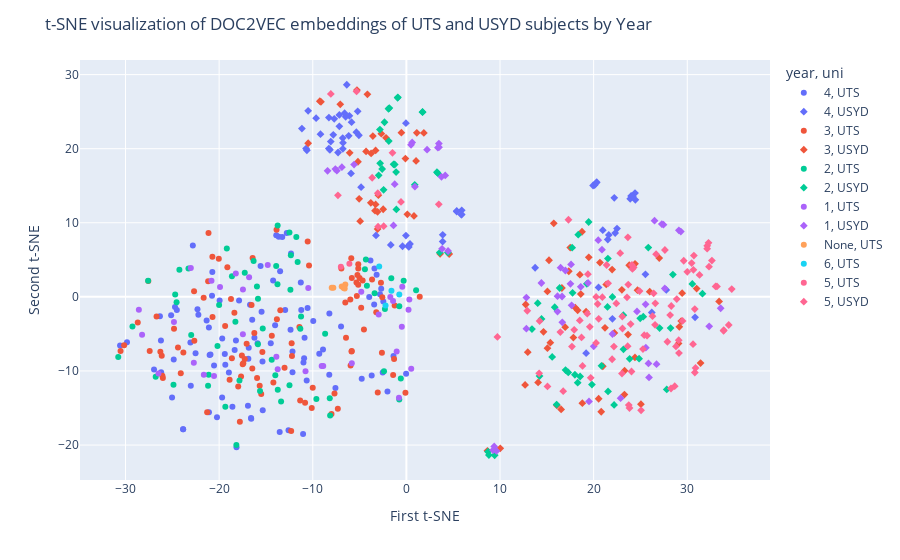

The notebook cell saved with this chart:
### Code cell
show_year_plot("doc2vec")

### Figure 1 — Plotly figure (JSON) as saved in the notebook; plotly's stock layout.template omitted (floating-point values rounded to 4 significant figures; data arrays with more than 128 entries replaced by an {"elided": "..."} marker saying what was removed)
{"data": [{"customdata": {"elided": "96x2 str values"}, "hovertemplate": "year=4<br>uni=%{customdata[1]}<br>x=%{x}<br>y=%{y}<br>subject_code=%{customdata[0]}<extra></extra>", "legendgroup": "4, UTS", "marker": {"color": "#636efa", "symbol": "circle"}, "mode": "markers", "name": "4, UTS", "orientation": "v", "showlegend": true, "type": "scatter", "x": [-16.59, -12.59, -0.03156, -14.49, -6.98, -9.306, -16.23, -22.81, -23.03, -14.24, -12.37, -8.238, -13.63, -18.34, -15.57, -15.9, -11.23, -16.88, -18.15, -21.02, -19.34, -17.87, -20.23, -3.18, -3.443, -26.19, -19.67, -12.78, -16.92, -23.07, -10.65, -2.02, -15.47, -21.09, -12.32, -12.17, -8.906, -24.71, -19.68, -2.464, -11.28, -20.93, -13.26, -26.95, -30.58, -3.837, -19.95, -11.04, -12.95, -23.85, -19.39, -24.52, -4.772, -2.691, -29.84, -10.99, -22.52, -13.53, -1.379, -15.34, -18.96, -3.41, -23.84, -25.13, -25.03, -2.82, -3.97, -20.55, -14.02, -16.7, -16.47, -15.37, -9.949, -10.88, -2.53, -21.09, -22.22, -10.55, -8.228, -20.76, -20.73, -24.85, -13.49, -7.579, -18.21, -26.33, -13.9, -3.708, -26.22, -16.57, -16.84, -10.92, -12.17, -21.34, -18.58, -22.32], "xaxis": "x", "y": [-16.35, -17.99, -10.38, -6.262, -3.994, -7.688, -5.523, 6.933, -11.99, 2.213, -4.444, -10.52, 8.126, -7.184, 4.157, -6.245, -1.756, -8.352, -20.29, -7.861, -9.167, -0.5019, -16.25, 2.993, -1.042, -10.17, -5.611, 8.608, -14.69, -6.163, -11.3, -12.78, -2.009, -4.139, 5.837, -7.371, -7.092, -1.37, -13.59, -0.624, 1.926, -7.773, 8.086, -9.809, -6.562, 4.923, -0.4936, -18.51, -1.773, -17.87, -7.726, -1.772, -11.03, 1.084, -6.141, -8.857, -7.623, -18.24, -7.967, -15.31, -10.2, 3.831, -17.87, -2.48, -13.58, 0.3629, -0.01698, -9.246, -3.843, -1.064, -3.102, -8.716, -3.269, -5.517, -10.22, -15.57, -2.407, -1.496, -2.251, 0.1455, 3.36, -8.465, 3.457, -12.29, -5.894, -2.601, 8.323, -10.61, -5.896, -16.44, -6.879, -8.294, -10.18, -3.201, -14.83, -1.655], "yaxis": "y"}, {"customdata": {"elided": "67x2 str values"}, "hovertemplate": "year=4<br>uni=%{customdata[1]}<br>x=%{x}<br>y=%{y}<br>subject_code=%{customdata[0]}<extra></extra>", "legendgroup": "4, USYD", "marker": {"color": "#636efa", "symbol": "diamond"}, "mode": "markers", "name": "4, USYD", "orientation": "v", "showlegend": true, "type": "scatter", "x": [-6.8, 23.9, 0.2587, 3.882, 0.3853, -6.086, -6.772, 20.52, -10.5, 20.11, 19.94, -5.856, -0.04954, -11.16, 25.53, -5.915, -4.84, -8.079, 21.51, 22.2, -6.788, 24.46, -6.367, 20.98, -7.161, 26.21, 24.42, -3.248, -6.486, 22.0, 13.75, 22.5, -8.284, -5.347, -7.3, -0.05011, -5.203, 5.91, -6.162, 5.906, 20.33, -10.63, 3.871, -9.175, -6.602, -0.4143, -1.668, -7.163, -9.642, 22.3, -10.72, 21.62, -7.81, 30.83, 24.0, -8.276, 24.19, -7.707, -8.17, 5.858, 5.38, 0.2126, -5.072, 5.371, 19.2, 20.22, 27.76], "xaxis": "x", "y": [21.44, 13.24, 6.743, 8.369, 7.145, 24.44, 20.79, 1.268, 25.12, 15.1, 15.03, 23.58, 8.279, 22.72, 3.047, 16.66, 14.8, 20.96, 7.743, 13.37, 19.98, 13.1, 28.63, 9.002, 23.01, -2.11, 14.0, 8.292, 24.3, -2.968, 3.933, 9.22, 20.02, 22.23, 19.49, 23.44, 25.04, 11.68, 21.73, 11.11, 15.47, 19.79, 7.465, 21.96, 24.8, 6.836, 7.015, 24.55, 24.12, 8.607, 20.02, 8.354, 21.87, -2.761, 13.63, 24.2, 13.51, 24.02, 19.84, 11.12, 11.6, 6.898, 21.81, 11.51, -7.598, 15.32, 0.9427], "yaxis": "y"}, {"customdata": {"elided": "94x2 str values"}, "hovertemplate": "year=3<br>uni=%{customdata[1]}<br>x=%{x}<br>y=%{y}<br>subject_code=%{customdata[0]}<extra></extra>", "legendgroup": "3, UTS", "marker": {"color": "#EF553B", "symbol": "circle"}, "mode": "markers", "name": "3, UTS", "orientation": "v", "showlegend": true, "type": "scatter", "x": [-17.96, -4.674, -26.13, -5.139, -24.4, -21.28, -12.31, -21.14, -20.04, -18.37, -26.68, -2.613, -10.54, -18.64, -16.46, -5.96, -30.53, -17.79, -17.06, -10.4, -18.73, -23.82, -11.43, -5.989, -10.82, -4.83, -28.69, -5.836, -7.324, -6.45, -17.57, -2.717, -5.887, -27.56, -3.061, -13.83, -10.11, -15.95, -5.332, -21.65, -27.42, -11.35, -22.68, -1.253, -22.65, -5.001, -0.1017, -5.141, -16.42, -26.01, -2.574, -24.1, -20.71, -15.38, -14.21, -6.945, -5.229, -19.12, -18.88, -17.48, -17.26, -5.293, -1.416, -19.36, -13.01, -20.72, -30.15, -26.06, -10.0, -8.0, -6.524, -5.146, -5.858, -3.22, -24.82, -12.26, -13.47, -26.28, -3.669, 1.425, -4.535, -17.42, -12.22, -15.67, -13.87, -14.37, -17.66, -16.54, -15.51, -5.827, -16.24, -1.314, -21.17, -7.678], "xaxis": "x", "y": [-12.09, 2.205, -7.935, 3.825, -6.822, -15.58, -18.11, 8.637, 5.136, -2.148, -2.66, -7.549, 7.488, -8.295, -9.668, -9.266, -7.298, -16.85, -6.335, 4.247, -0.276, -7.517, -4.064, -0.3531, -14.3, -1.473, -3.47, -7.289, -15.1, -5.531, -7.928, 1.899, 5.22, 2.148, -12.9, -3.021, -15.01, -10.94, 1.944, -0.1242, -7.297, -13.97, 0.7713, -1.158, -5.928, 2.538, -12.95, 4.409, 5.255, -10.96, -0.052, -10.3, -2.723, -7.426, -11.55, 3.842, 2.941, 4.001, -11.18, -9.091, -8.372, 0.1179, -10.54, -3.927, -9.55, 5.398, -6.535, -10.64, -12.27, -15.81, -0.7618, 1.622, -7.365, -2.088, -4.307, -6.25, -1.808, -7.415, 2.343, 0.008088, -4.41, -8.952, -7.984, -11.98, 9.058, -5.231, -10.74, -1.087, -13.11, 2.559, -4.876, -8.388, 2.112, -13.03], "yaxis": "y"}, {"customdata": {"elided": "85x2 str values"}, "hovertemplate": "year=3<br>uni=%{customdata[1]}<br>x=%{x}<br>y=%{y}<br>subject_code=%{customdata[0]}<extra></extra>", "legendgroup": "3, USYD", "marker": {"color": "#EF553B", "symbol": "diamond"}, "mode": "markers", "name": "3, USYD", "orientation": "v", "showlegend": true, "type": "scatter", "x": [1.113, -7.063, 33.4, -3.079, 1.033, 18.04, 14.07, 23.31, 16.61, 17.5, 21.21, 29.06, 21.34, 18.53, 12.96, 29.36, 15.74, 25.05, 1.866, -2.178, 29.45, 31.42, 0.8097, 12.74, 24.68, -3.287, 22.22, -10.49, 16.53, -5.281, 18.63, -4.938, 23.67, 12.68, 31.0, -4.305, 10.02, 15.06, 4.572, 27.01, 16.07, 19.19, 8.651, -9.246, 3.605, -4.163, 20.81, 29.15, -3.351, 23.01, -3.58, 24.41, 16.96, -3.077, -2.993, -3.765, -0.1045, 20.53, 15.37, -5.045, 24.42, 23.29, -2.478, -5.175, -6.056, -9.127, -2.678, 25.99, 15.07, 20.98, 15.23, 17.35, 18.76, -3.8, 18.79, 14.64, 17.84, 18.29, 23.8, 20.67, 19.48, 0.1008, -3.286, 21.97, -0.5348], "xaxis": "x", "y": [22.15, 25.99, -0.6131, 11.48, 18.35, -1.459, -11.55, -9.956, 1.199, 6.65, -4.184, -6.283, 1.675, 3.001, -7.47, -3.266, 9.929, -14.48, 22.13, 21.46, 0.5004, -8.937, 10.93, -1.027, 0.9037, 19.76, -4.868, 20.73, -15.19, 27.92, 0.3767, 10.22, -5.085, -11.88, 1.117, 19.63, -20.44, 0.7403, 5.789, 5.243, -14.65, -1.996, -20.77, 26.41, 5.804, 27.33, -15.51, -4.042, 11.64, 0.9507, 21.7, -8.179, -4.092, 9.144, 13.73, 19.36, 18.66, -13.75, -6.183, 13.23, 4.46, -13.19, 11.82, 18.23, 19.45, 26.33, 22.02, 0.7064, -6.93, -9.366, 4.944, 3.458, 8.786, 12.69, -14.35, -4.722, -5.493, -1.82, 4.271, 4.634, 5.341, 11.14, 12.48, 3.687, 22.16], "yaxis": "y"}, {"customdata": [["48221", "UTS"], ["31247", "UTS"], ["41057", "UTS"], ["43123", "UTS"], ["93201", "UTS"], ["48352", "UTS"], ["31271", "UTS"], ["41173", "UTS"], ["41076", "UTS"], ["41308", "UTS"], ["91529", "UTS"], ["41200", "UTS"], ["41056", "UTS"], ["41040", "UTS"], ["37233", "UTS"], ["31277", "UTS"], ["93227", "UTS"], ["31257", "UTS"], ["68412", "UTS"], ["48821", "UTS"], ["41092", "UTS"], ["37252", "UTS"], ["41085", "UTS"], ["41181", "UTS"], ["41380", "UTS"], ["93206", "UTS"], ["31260", "UTS"], ["41162", "UTS"], ["48441", "UTS"], ["33230", "UTS"], ["31061", "UTS"], ["68037", "UTS"], ["48340", "UTS"], ["65111", "UTS"], ["48024", "UTS"], ["48531", "UTS"], ["48622", "UTS"], ["31255", "UTS"], ["93225", "UTS"], ["93224", "UTS"], ["31080", "UTS"], ["41013", "UTS"], ["41091", "UTS"], ["48530", "UTS"], ["93204", "UTS"], ["41080", "UTS"], ["91822", "UTS"], ["48331", "UTS"], ["41014", "UTS"], ["93223", "UTS"], ["41059", "UTS"], ["48540", "UTS"], ["41127", "UTS"], ["93202", "UTS"], ["41035", "UTS"], ["91161", "UTS"], ["41078", "UTS"], ["41039", "UTS"]], "hovertemplate": "year=2<br>uni=%{customdata[1]}<br>x=%{x}<br>y=%{y}<br>subject_code=%{customdata[0]}<extra></extra>", "legendgroup": "2, UTS", "marker": {"color": "#00cc96", "symbol": "circle"}, "mode": "markers", "name": "2, UTS", "orientation": "v", "showlegend": true, "type": "scatter", "x": [-12.39, -0.5978, -14.0, -24.88, -1.613, -15.63, -11.62, -12.49, -13.75, -15.86, 1.036, -19.34, -14.38, -11.76, -8.145, -24.7, -0.7587, -12.34, -24.25, -18.26, -24.55, -16.32, -26.78, -20.0, -12.49, -4.429, -20.18, -21.12, -13.77, -13.38, -13.91, -15.34, -2.39, -17.27, -19.18, -8.679, -8.186, -22.98, -4.217, -4.325, -17.83, -15.85, -21.18, -18.63, -0.2924, -11.25, -23.28, -9.612, -18.16, -2.295, -29.26, -27.59, -30.78, -3.394, -13.74, -15.96, -11.33, -0.7598], "xaxis": "x", "y": [0.9644, -11.02, -10.56, -11.86, 2.527, -12.71, 4.716, 8.688, 9.631, -6.395, 0.8976, -14.84, -8.496, 8.088, -16.0, 0.3224, -1.272, 5.601, 3.656, -3.349, -0.7267, 4.835, -10.77, -1.087, -11.94, 3.721, -6.635, -10.51, 1.72, -14.11, 4.158, -4.258, -10.04, 3.269, 6.522, -4.991, -13.68, -5.142, 1.505, 5.048, -11.27, -0.2497, -11.98, 2.791, 2.187, -2.66, 3.845, -13.77, -19.99, -1.647, -3.994, 2.191, -8.109, 0.4903, -12.53, 1.407, -4.308, -13.85], "yaxis": "y"}, {"customdata": [["ISYS2110", "USYD"], ["ELEC2104", "USYD"], ["BMET2901", "USYD"], ["ENGG2112", "USYD"], ["BMET2960", "USYD"], ["MATH2061", "USYD"], ["COMP2017", "USYD"], ["INFO2150", "USYD"], ["PHYS2213", "USYD"], ["AMME2301", "USYD"], ["NURS2003", "USYD"], ["INFO2222", "USYD"], ["COMP2922", "USYD"], ["MECH2401", "USYD"], ["ENGP2002", "USYD"], ["INFO2911", "USYD"], ["ISYS2120", "USYD"], ["AMME2500", "USYD"], ["NURS2008", "USYD"], ["SOFT2412", "USYD"], ["MECH2460", "USYD"], ["CIVL2700", "USYD"], ["ELEC2302", "USYD"], ["AMME2262", "USYD"], ["CIVL2812", "USYD"], ["COMP2123", "USYD"], ["STAT2911", "USYD"], ["NURS2009", "USYD"], ["ELEC2103", "USYD"], ["ISYS2160", "USYD"], ["ENGP2003", "USYD"], ["MECH2400", "USYD"], ["DATA2901", "USYD"], ["DATA2002", "USYD"], ["NURS2005", "USYD"], ["BMET2925", "USYD"], ["NURS2010", "USYD"], ["NURS2006", "USYD"], ["DATA2001", "USYD"], ["AMME2200", "USYD"], ["DATA2902", "USYD"], ["ELEC2602", "USYD"], ["MATH2069", "USYD"], ["CIVL2201", "USYD"], ["AMME2261", "USYD"], ["COMP2823", "USYD"], ["STAT2011", "USYD"], ["ELEC2100", "USYD"], ["BMET2400", "USYD"], ["CIVL2410", "USYD"], ["SOFT2201", "USYD"], ["CIVL2611", "USYD"], ["ENGP2001", "USYD"], ["NURS2011", "USYD"], ["AMME2000", "USYD"], ["INFO2912", "USYD"], ["CIVL2010", "USYD"], ["COMP2022", "USYD"], ["BMET2903", "USYD"], ["MTRX2700", "USYD"], ["NURS2001", "USYD"], ["BMET2922", "USYD"], ["BMET2902", "USYD"]], "hovertemplate": "year=2<br>uni=%{customdata[1]}<br>x=%{x}<br>y=%{y}<br>subject_code=%{customdata[0]}<extra></extra>", "legendgroup": "2, USYD", "marker": {"color": "#00cc96", "symbol": "diamond"}, "mode": "markers", "name": "2, USYD", "orientation": "v", "showlegend": true, "type": "scatter", "x": [-2.587, 28.22, 19.27, 17.71, 18.0, 19.82, -2.339, -2.806, 31.62, 18.3, 15.84, 0.8901, 1.724, 21.52, 8.811, 4.429, -2.959, 28.46, 16.37, -1.1, 16.05, 21.54, 23.17, 17.0, 19.47, -1.246, -0.9385, 25.84, 27.04, -1.071, 9.425, 27.81, 3.261, -1.818, 17.75, -2.436, 14.03, 14.43, 3.379, 15.57, -1.914, 13.41, -2.826, 22.19, 17.29, -1.37, -0.913, 25.3, 24.86, 20.84, -1.879, 14.22, 8.72, 21.48, 18.56, 3.566, 23.85, 1.726, 22.01, 18.35, 30.54, 23.19, 24.97], "xaxis": "x", "y": [17.26, -4.217, 1.766, 6.64, -10.51, -11.84, 23.57, 18.03, 0.429, -11.59, -1.4, 15.12, 24.97, 5.165, -21.35, 5.977, 16.41, 3.009, 1.198, 16.84, -14.54, -12.76, -2.471, -9.874, 10.1, 17.87, 26.86, 6.655, -4.207, 11.8, -21.38, -12.49, 16.83, 25.48, 0.5409, 14.44, -0.8473, -2.981, 16.66, -8.107, 25.39, -4.353, 22.58, -14.58, -10.19, 17.9, 26.93, -2.678, -8.345, -9.311, 21.03, -10.68, -20.89, -1.355, -10.75, 5.982, -8.367, 24.93, -0.008492, 8.389, 1.754, -7.083, -2.898], "yaxis": "y"}, {"customdata": [["41082", "UTS"], ["91400", "UTS"], ["48610", "UTS"], ["41125", "UTS"], ["93200", "UTS"], ["60101", "UTS"], ["41099", "UTS"], ["31266", "UTS"], ["48430", "UTS"], ["41084", "UTS"], ["48230", "UTS"], ["91562", "UTS"], ["93226", "UTS"], ["93205", "UTS"], ["41053", "UTS"], ["91561", "UTS"], ["48321", "UTS"], ["48320", "UTS"], ["41117", "UTS"], ["37181", "UTS"], ["48510", "UTS"], ["41160", "UTS"], ["48521", "UTS"], ["31269", "UTS"], ["65212", "UTS"], ["93203", "UTS"], ["33130", "UTS"], ["31265", "UTS"], ["48310", "UTS"], ["93222", "UTS"], ["41054", "UTS"], ["48520", "UTS"], ["48023", "UTS"]], "hovertemplate": "year=1<br>uni=%{customdata[1]}<br>x=%{x}<br>y=%{y}<br>subject_code=%{customdata[0]}<extra></extra>", "legendgroup": "1, UTS", "marker": {"color": "#ab63fa", "symbol": "circle"}, "mode": "markers", "name": "1, UTS", "orientation": "v", "showlegend": true, "type": "scatter", "x": [-13.89, -23.03, -24.83, -10.77, -1.426, -16.8, -28.23, -20.82, -21.63, -26.48, -8.883, 0.2278, -2.959, -0.4392, -13.75, 0.315, -17.46, -19.9, -20.55, -0.4884, -1.04, -28.58, -5.833, 0.5149, -17.46, -1.719, -14.8, -9.048, -22.7, -4.818, -10.48, -18.22, -0.7943], "xaxis": "x", "y": [-8.068, 3.897, -3.381, -10.04, -0.5541, 2.644, -5.116, 2.182, -10.5, -10.35, -9.324, -1.752, -2.393, 1.362, -9.783, -0.3483, -5.053, 1.332, -10.67, -4.039, -7.386, -1.74, -8.972, -9.697, 1.012, -0.0135, 4.294, -9.321, -8.901, 0.6967, 1.191, 3.159, -13.63], "yaxis": "y"}, {"customdata": [["CIVL1110", "USYD"], ["NURS1008", "USYD"], ["PHYS1003", "USYD"], ["ENGP1002", "USYD"], ["CHEM1991", "USYD"], ["NURS1004", "USYD"], ["CIVL1022", "USYD"], ["MATH1964", "USYD"], ["INFO1911", "USYD"], ["INFO1910", "USYD"], ["MTRX1705", "USYD"], ["DATA1901", "USYD"], ["DATA1002", "USYD"], ["NURS1005", "USYD"], ["MECH1400", "USYD"], ["ENGP1003", "USYD"], ["ELEC1601", "USYD"], ["CIVL1900", "USYD"], ["NURS1002", "USYD"], ["MTRX1702", "USYD"], ["INFO1110", "USYD"], ["MATH1061", "USYD"], ["AMME1802", "USYD"], ["BMET1960", "USYD"], ["CIVL1802", "USYD"], ["BMET1961", "USYD"], ["INFO1111", "USYD"], ["CHNG1108", "USYD"], ["NURS1003", "USYD"], ["ENGG1810", "USYD"], ["AERO1560", "USYD"], ["INFO1112", "USYD"], ["AMME1705", "USYD"], ["MECH1560", "USYD"], ["BUSS1030", "USYD"], ["AMME1362", "USYD"], ["NURS1001", "USYD"], ["MTRX1701", "USYD"], ["INFO1113", "USYD"], ["MATH1062", "USYD"], ["MATH1961", "USYD"], ["CHEM1111", "USYD"], ["MKTG1001", "USYD"], ["ELEC1004", "USYD"], ["CHEM1911", "USYD"], ["NURS1006", "USYD"], ["DATA1001", "USYD"], ["DATA1902", "USYD"], ["PHYS1001", "USYD"], ["ENGP1001", "USYD"], ["NURS1007", "USYD"], ["MATH1064", "USYD"], ["INFO1912", "USYD"], ["ELEC1005", "USYD"], ["CIVL1810", "USYD"]], "hovertemplate": "year=1<br>uni=%{customdata[1]}<br>x=%{x}<br>y=%{y}<br>subject_code=%{customdata[0]}<extra></extra>", "legendgroup": "1, USYD", "marker": {"color": "#ab63fa", "symbol": "diamond"}, "mode": "markers", "name": "1, USYD", "orientation": "v", "showlegend": true, "type": "scatter", "x": [16.65, 17.65, 27.46, 9.38, 29.1, 16.98, 24.63, -6.89, 4.451, 3.469, 22.01, 3.748, 0.6164, 14.42, 18.62, 9.624, 2.209, 12.82, 16.47, 19.5, 3.363, -7.427, 20.89, 22.88, 20.49, 25.58, -1.25, 19.4, 17.52, 3.483, 33.57, 0.9096, 20.01, 26.72, 27.6, 16.14, 16.63, 25.85, -1.379, -8.419, -7.587, 26.5, 32.34, 25.55, 29.31, 12.81, 4.15, 0.4974, 27.28, 9.258, 16.14, -5.589, 3.807, 17.59, 25.91], "xaxis": "x", "y": [-3.434, -1.144, 9.747, -20.19, 8.985, 3.56, -1.961, 17.51, 6.189, 20.69, -5.008, 16.2, 20.85, 1.872, 1.358, -20.79, 19.87, -4.298, 3.94, -14.12, 20.13, 17.03, 6.37, -13.67, 7.654, -6.854, 15.21, 1.869, 1.764, 20.2, -1.537, 14.87, -6.679, -9.083, 1.135, -1.989, 0.05151, -8.979, 9.646, 17.01, 17.25, 10.28, -3.974, -1.003, 8.815, -0.09991, 16.39, 20.52, 9.827, -20.7, 0.09142, 17.85, 6.478, 4.379, -10.88], "yaxis": "y"}, {"customdata": [["35005", "UTS"], ["42050", "UTS"], ["57304", "UTS"], ["35007", "UTS"], ["37373", "UTS"], ["35006", "UTS"]], "hovertemplate": "year=None<br>uni=%{customdata[1]}<br>x=%{x}<br>y=%{y}<br>subject_code=%{customdata[0]}<extra></extra>", "legendgroup": "None, UTS", "marker": {"color": "#FFA15A", "symbol": "circle"}, "mode": "markers", "name": "None, UTS", "orientation": "v", "showlegend": true, "type": "scatter", "x": [-6.525, -7.803, -7.975, -6.907, -6.589, -6.696], "xaxis": "x", "y": [1.656, 1.246, 1.218, 1.414, 1.13, 1.189], "yaxis": "y"}, {"customdata": [["93217", "UTS"], ["93216", "UTS"], ["93219", "UTS"], ["93214", "UTS"]], "hovertemplate": "year=6<br>uni=%{customdata[1]}<br>x=%{x}<br>y=%{y}<br>subject_code=%{customdata[0]}<extra></extra>", "legendgroup": "6, UTS", "marker": {"color": "#19d3f3", "symbol": "circle"}, "mode": "markers", "name": "6, UTS", "orientation": "v", "showlegend": true, "type": "scatter", "x": [-2.227, -0.759, -2.906, -1.595], "xaxis": "x", "y": [-1.155, 0.3187, 4.089, 0.8319], "yaxis": "y"}, {"customdata": [["93220", "UTS"], ["93218", "UTS"]], "hovertemplate": "year=5<br>uni=%{customdata[1]}<br>x=%{x}<br>y=%{y}<br>subject_code=%{customdata[0]}<extra></extra>", "legendgroup": "5, UTS", "marker": {"color": "#FF6692", "symbol": "circle"}, "mode": "markers", "name": "5, UTS", "orientation": "v", "showlegend": true, "type": "scatter", "x": [-7.0, -6.089], "xaxis": "x", "y": [4.072, 4.474], "yaxis": "y"}, {"customdata": {"elided": "94x2 str values"}, "hovertemplate": "year=5<br>uni=%{customdata[1]}<br>x=%{x}<br>y=%{y}<br>subject_code=%{customdata[0]}<extra></extra>", "legendgroup": "5, USYD", "marker": {"color": "#FF6692", "symbol": "diamond"}, "mode": "markers", "name": "5, USYD", "orientation": "v", "showlegend": true, "type": "scatter", "x": [26.59, 32.27, 24.04, 30.88, 26.41, 25.4, 16.75, 28.88, 23.06, 22.16, 23.63, 23.03, -3.656, 26.67, 20.93, 30.8, 31.31, 9.719, -7.311, -3.055, 17.92, 23.75, 28.79, 18.7, 34.43, 29.5, 27.61, 29.09, 17.31, 25.27, 23.83, 27.88, 14.23, 30.71, 33.17, 29.62, 30.66, 20.26, 30.81, 26.56, -2.426, 19.32, 32.13, 25.7, 24.28, -3.026, 24.14, 19.59, 15.07, 30.47, 32.13, 21.97, 23.08, 28.66, 24.09, 32.63, 21.55, 21.39, 17.68, 28.29, 23.95, 18.52, 20.26, 25.06, 3.46, 19.39, 20.43, 22.84, 28.26, 24.91, 16.44, -8.071, 29.11, 34.75, 30.0, 19.69, 20.54, 32.32, 22.42, 18.81, 33.02, -1.487, 23.66, -5.324, -0.5757, 23.7, 14.18, 26.29, 33.88, 30.62, 33.9, 23.56, 12.91, 28.17], "xaxis": "x", "y": [-0.8648, 7.294, -10.08, -9.59, 0.485, -5.165, -12.72, -0.293, -2.646, -6.707, -6.66, -10.35, 16.08, 5.763, -0.04548, -1.645, 2.966, -5.405, 13.7, 14.0, -4.445, -14.6, -6.684, -5.468, -3.794, -3.251, 6.329, -5.852, 10.41, -7.051, -15.0, -6.059, -3.256, 5.567, 1.408, 4.878, 3.655, -0.004917, -10.21, -3.778, 9.545, -2.272, 6.893, -5.237, 3.97, 9.472, 3.773, -4.039, -12.08, 4.557, 6.506, -8.42, -4.271, -12.05, 4.303, 4.901, 1.828, 4.301, -6.711, -1.231, -3.667, -3.176, -6.219, -15.32, 12.49, 3.058, -0.9647, 5.893, -12.37, 0.7861, -4.749, 27.39, -7.589, 1.055, 3.374, -10.93, -2.961, 4.072, -0.886, -9.315, 1.407, 19.44, 8.031, 27.73, 12.82, 1.661, -10.32, -2.605, -4.574, -6.391, -4.5, -0.05541, -1.871, -2.452], "yaxis": "y"}], "layout": {"legend": {"title": {"text": "year, uni"}, "tracegroupgap": 0}, "margin": {"t": 60}, "title": {"text": "t-SNE visualization of DOC2VEC embeddings of UTS and USYD subjects by Year"}, "xaxis": {"anchor": "y", "domain": [0, 1], "title": {"text": "First t-SNE"}}, "yaxis": {"anchor": "x", "domain": [0, 1], "title": {"text": "Second t-SNE"}}}}
